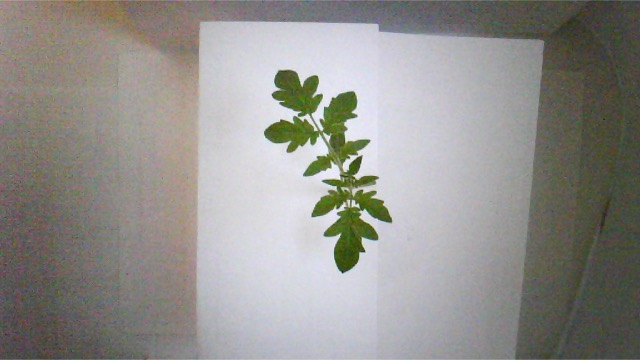
#> input picture Plants Database Project/101w.jpg, 640 x 360 px
$ python color_map.py
#> lines starting #> are read from the running program, lines starting #| are printed output that depends on the picture; after the words box and inside, x2 and y2 are one past the last pixel; in counts of white or black regions, pixels touching at a corner belong together
from datetime import datetime
import pandas as pd
import numpy as np
import cv2

h = 22
path = '101w.jpg'

font = cv2.FONT_HERSHEY_SIMPLEX
fontScale = 0.5
color = (0, 0, 255)
thickness = 1

img = cv2.imread(path)
#> img is the input picture: shape (360, 640, 3); mean B, G, R 141.4, 145.3, 147.1

## convert to hsv
hsv = cv2.cvtColor(img, cv2.COLOR_BGR2HSV)
#> hsv: shape (360, 640, 3); mean H, S, V 74.1, 28.3, 151.5

## mask of green (36,25,25) ~ (86, 255,255)
# mask = cv2.inRange(hsv, (36, 25, 25), (86, 255,255))
mask = cv2.inRange(hsv, (30, 25, 25), (80, 255, 255))
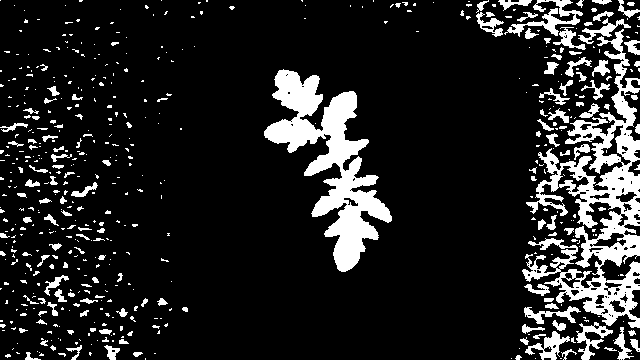
#> mask: shape (360, 640); 14% white; 549 white regions (408 under 20 px), largest, box (x1, y1, x2, y2) and area: (522, 29, 640, 328) 11033, (264, 69, 392, 272) 8981, (504, 0, 583, 37) 830


## slice the green
imask = mask>0
green = np.zeros_like(img, np.uint8)
green[imask] = img[imask]
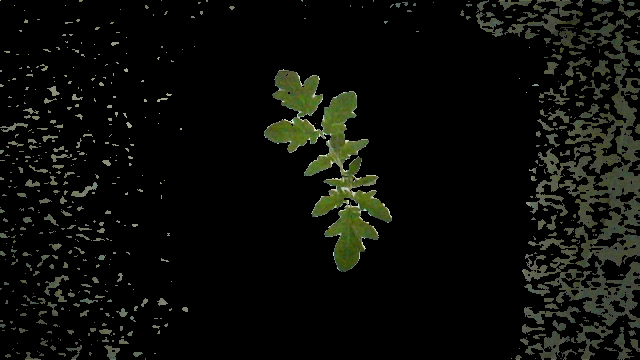
#> green: shape (360, 640, 3); mean B, G, R 9.3, 13.1, 11.9

imgDenoised = cv2.fastNlMeansDenoisingColored(green, None, 10, 10, 7, 21)
blur = cv2.bilateralFilter(imgDenoised, 7, 11, 11)

kernel = cv2.getStructuringElement(cv2.MORPH_ELLIPSE, (3, 3))
dilated = cv2.dilate(blur, kernel)
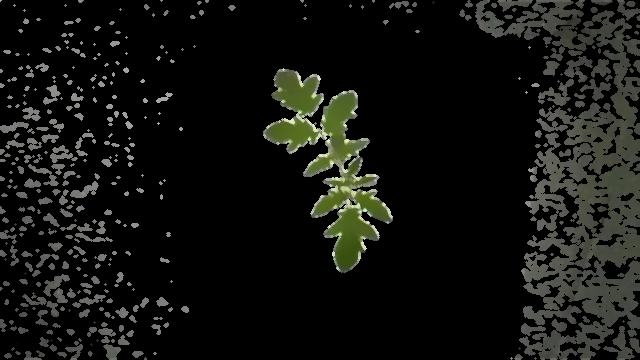
#> dilated: shape (360, 640, 3); mean B, G, R 16.6, 19.7, 18.8
eroded = cv2.erode(dilated, kernel)


imgGreenChannel = eroded[:, :, 1]
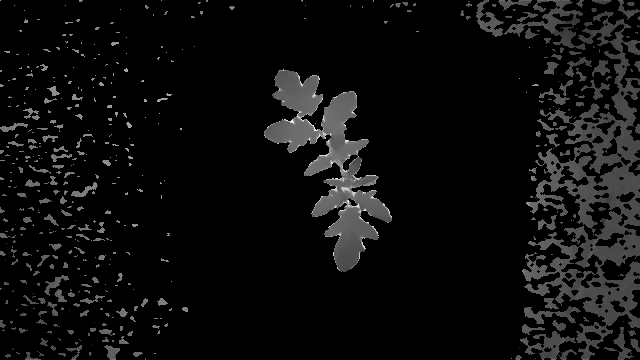
#> imgGreenChannel: shape (360, 640); min 0, max 241, mean 13.5
ret, th = cv2.threshold(imgGreenChannel, 0, 255,
                        cv2.THRESH_BINARY)
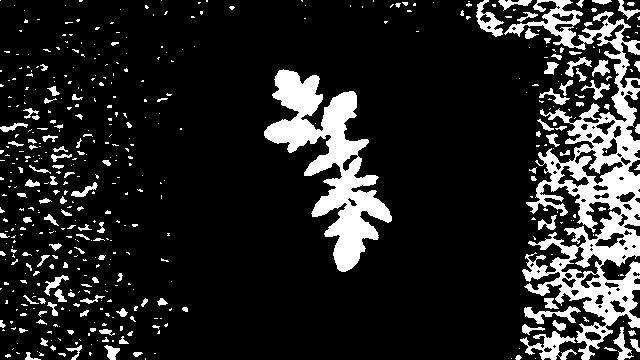
#> th: shape (360, 640); 14.7% white; 483 white regions (361 under 20 px), largest, box (x1, y1, x2, y2) and area: (504, 0, 640, 360) 14964, (264, 69, 392, 272) 9055, (520, 331, 577, 360) 686


cv2.imwrite("green.png", th)

$ run again, with Plants Database Project/100w.jpg copied over Plants Database Project/101w.jpg
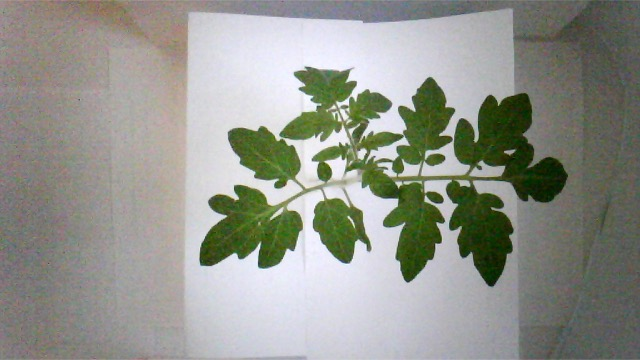
#> input picture Plants Database Project/100w.jpg, 640 x 360 px
#> img is the input picture: shape (360, 640, 3); mean B, G, R 140.7, 148.8, 146.9
#> hsv: shape (360, 640, 3); mean H, S, V 70.5, 40.1, 154.1
#> `mask = cv2.inRange(hsv, (30, 25, 25), (80, 255, 255))`:
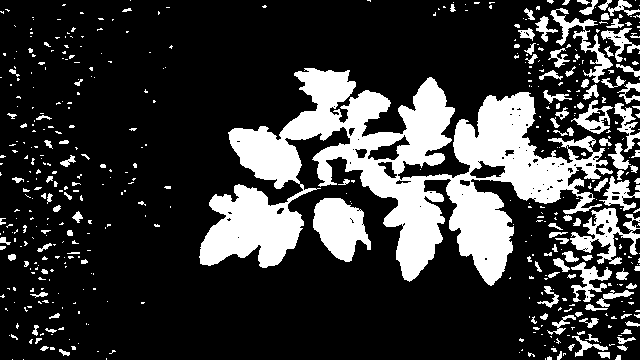
#> mask: shape (360, 640); 22.5% white; 496 white regions (373 under 20 px), largest, box (x1, y1, x2, y2) and area: (199, 68, 613, 286) 35551, (313, 198, 371, 262) 2414, (570, 208, 640, 265) 1567
#> `ret, th = cv2.threshold(imgGreenChannel, 0, 255, cv2.THRESH_BINARY)`:
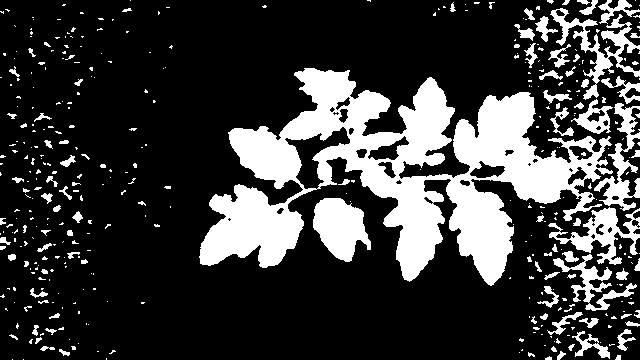
#> th: shape (360, 640); 23.1% white; 403 white regions (302 under 20 px), largest, box (x1, y1, x2, y2) and area: (199, 68, 613, 286) 36103, (313, 198, 371, 262) 2432, (550, 8, 640, 100) 1976

$ run again, with Plants Database Project/81w.jpg copied over Plants Database Project/101w.jpg
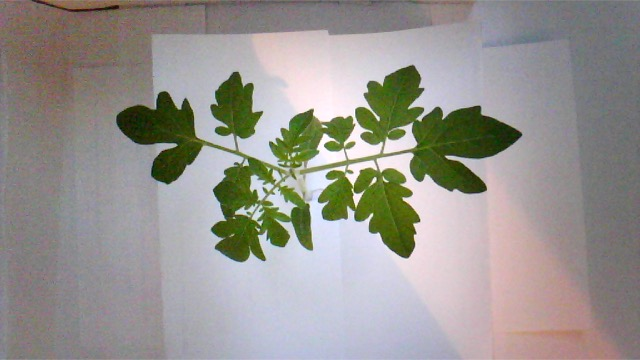
#> input picture Plants Database Project/81w.jpg, 640 x 360 px
#> img is the input picture: shape (360, 640, 3); mean B, G, R 144.3, 148.9, 152.1
#> hsv: shape (360, 640, 3); mean H, S, V 92.5, 42.1, 159
#> `mask = cv2.inRange(hsv, (30, 25, 25), (80, 255, 255))`:
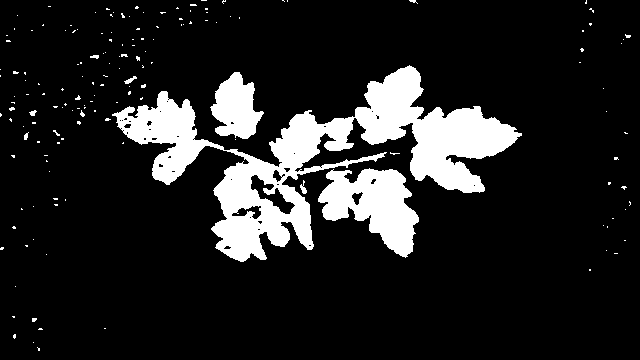
#> mask: shape (360, 640); 13.5% white; 160 white regions (152 under 20 px), largest, box (x1, y1, x2, y2) and area: (112, 65, 522, 262) 22980, (318, 168, 419, 258) 5045, (210, 72, 264, 139) 2236
#> `ret, th = cv2.threshold(imgGreenChannel, 0, 255, cv2.THRESH_BINARY)`:
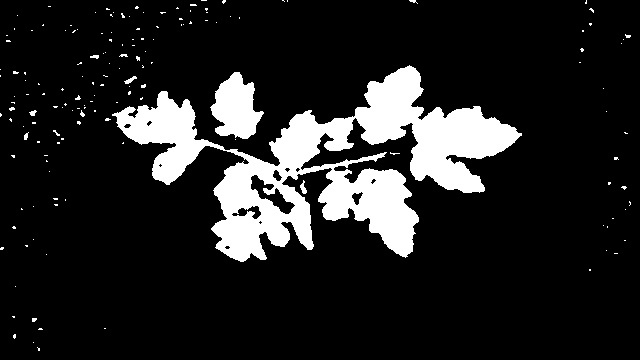
#> th: shape (360, 640); 13.7% white; 157 white regions (150 under 20 px), largest, box (x1, y1, x2, y2) and area: (112, 65, 522, 262) 28261, (210, 72, 264, 139) 2251, (300, 180, 307, 194) 51

$ run again, with Plants Database Project/82w.jpg copied over Plants Database Project/101w.jpg
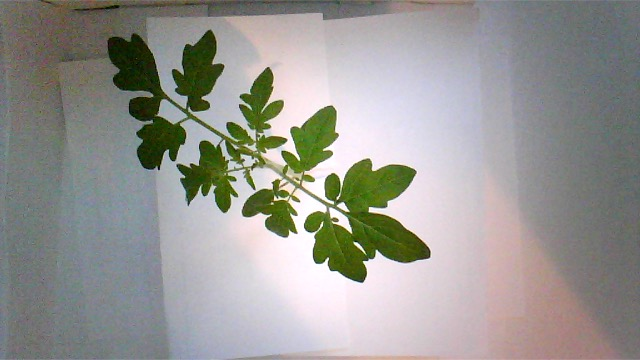
#> input picture Plants Database Project/82w.jpg, 640 x 360 px
#> img is the input picture: shape (360, 640, 3); mean B, G, R 146.9, 151.3, 152.1
#> hsv: shape (360, 640, 3); mean H, S, V 92.9, 38.5, 159.1
#> `mask = cv2.inRange(hsv, (30, 25, 25), (80, 255, 255))`:
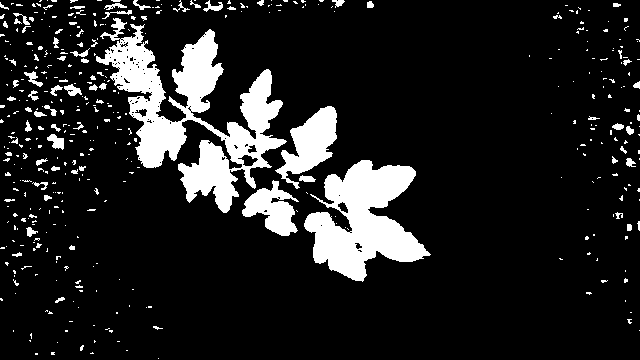
#> mask: shape (360, 640); 13.2% white; 431 white regions (355 under 20 px), largest, box (x1, y1, x2, y2) and area: (96, 18, 287, 213) 13140, (304, 160, 431, 282) 8229, (275, 106, 337, 189) 2382
#> `ret, th = cv2.threshold(imgGreenChannel, 0, 255, cv2.THRESH_BINARY)`:
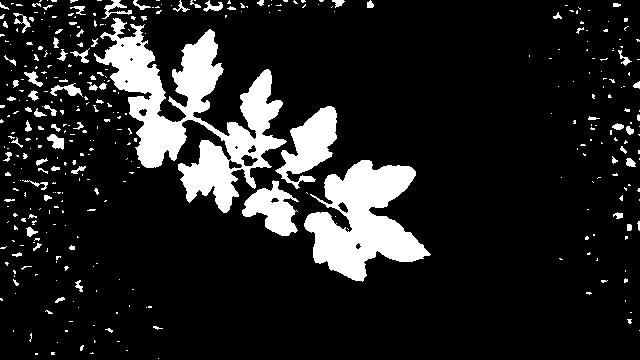
#> th: shape (360, 640); 13.5% white; 382 white regions (306 under 20 px), largest, box (x1, y1, x2, y2) and area: (94, 18, 287, 213) 13484, (304, 160, 431, 282) 8285, (275, 106, 337, 189) 2484
